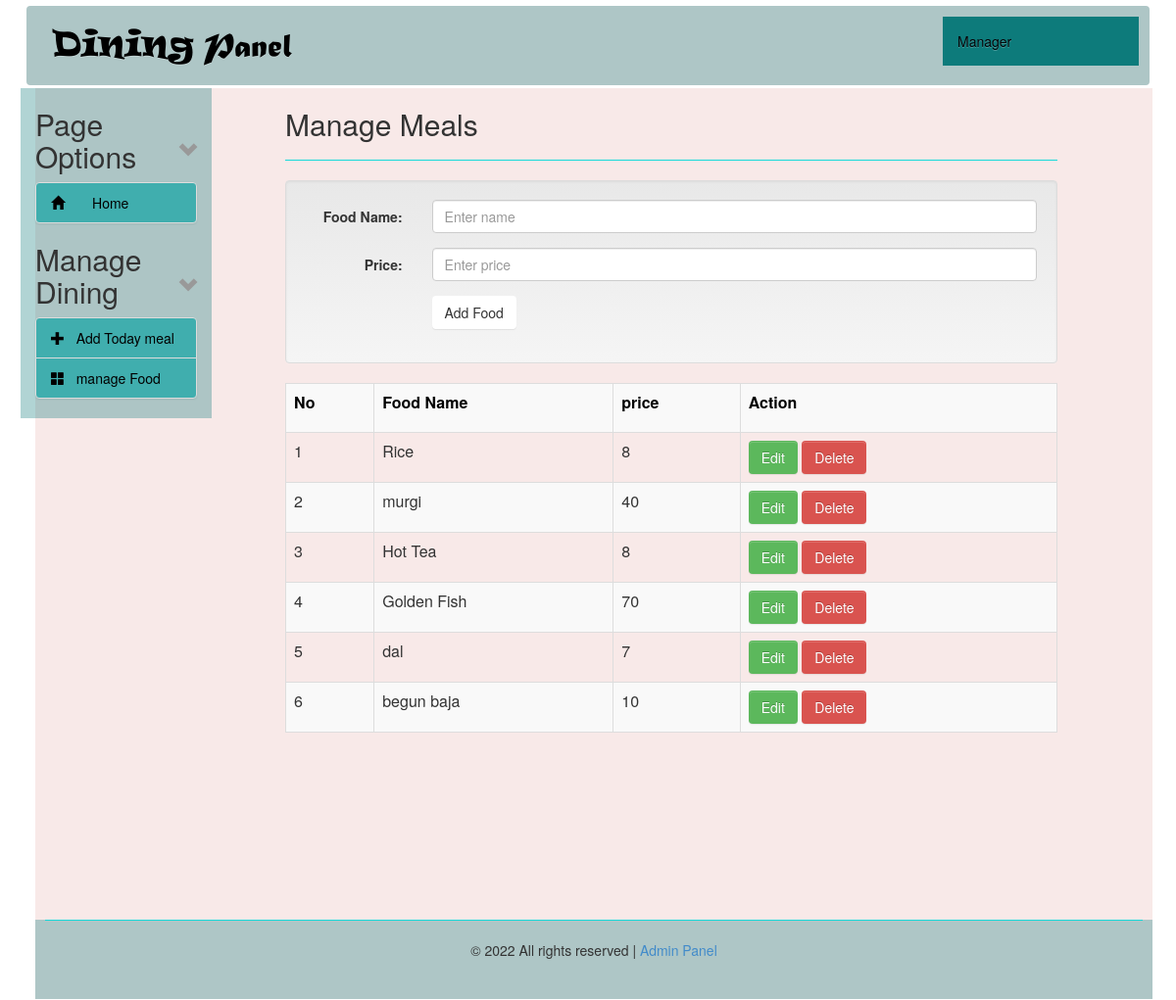
The page /dining/manage_foods.php (signed in) on the database its author committed.
### tables this page shows
CREATE TABLE `tbl_foods` (
  `id` int(11) NOT NULL,
  `name` varchar(250) NOT NULL,
  `price` int(10) NOT NULL
);

### dining/manage_foods.php (the view, shortened to what this page needs)
<?php
include '../config.php';
?>
<?php include("header.php"); ?>
<div class="col-sm-9 col-md-9 col-lg-9">
  <div id="content">
    <h2>Manage Meals</h2><hr />
    <div class="wrapper-manage-Room">
      <div class="well">
        <form class="form-horizontal" role="form" action="" method="post">
          <div class="form-group">
            <label class="control-label col-sm-2" for="name">Food Name:</label>
            <div class="col-sm-10">
              <input type="text" class="form-control" id="name" name="name" placeholder="Enter name">
            </div>
          </div>
          <div class="form-group">
            <label class="control-label col-sm-2" for="name">Price:</label>
            <div class="col-sm-10">
              <input type="number" class="form-control" id="size" name="price" placeholder="Enter price" value="10 Tk">
            </div>
          </div>
          <div class="form-group">
            <div class="col-sm-offset-2 col-sm-10">
              <button type="submit" name="form1" class="btn btn-default">Add Food</button>
            </div>
          </div>
        </form>
      </div>
      <table class="table table-responsive table-striped table-bordered">
        <tr id="mang-tbl-header">
          <th>No</th>
          <th>Food Name</th>
          <th>price</th>
          <th >Action</th>
        </tr>
        <?php
        $i = 0;
        $statement = $db->prepare("SELECT * FROM tbl_foods ORDER BY name DESC");
        $statement->execute();
        $result = $statement->fetchAll(PDO::FETCH_ASSOC);
        foreach ($result as $row) {
          $i++;
          ?>
          <tr>
            <td><?= $i; ?></td>
            <td><?= $row['name']; ?></td>
            <td><?= $row['price']; ?></td>
            <td><a class="btn btn-success" data-toggle="modal" href="#editModal<?= $i; ?>" > Edit </a>
              <a class="btn btn-danger" onclick='return confirmDeleteRoom();' href="manage_foods.php?id=<?= $row['id']; ?>">Delete
              </a>
            </td>
          </tr>
          <?php
        }
        ?>
      </table>
    </div>
  </div>
</div>
<?php include("footer.php"); ?>

### dining/style-admin.css (style rules this page uses)
#content { margin-left:60px; height: auto; }
th { text-align: center; }
#mang-tbl-header { color: #000; background: #0D7B7B; height: 50px; }
td, th { padding: 5px; text-align: left; }
.form-control { display: block; width: 100%; height: 34px; padding: 6px 12px; font-size: 14px; line-height: 1.42857143; color: #0D7B7B; background-color: #fff; background-image: none; border: 1px solid #ccc; border-radius: 4px; -webkit-box-shadow: inset 0 1px 1px rgba(0,0,0,.075); box-shadow: inset 0 1px 1px rgba(0,0,0,.075); -webkit-transition: border-color ease-in-out .15s,-webkit-box-shadow ease-in-out .15s; -o-transition: border-color ease-in-out .15s,box-shadow ease-in-out .15s; transition: border-color ease-in-out .15s,box-shadow ease-in-out .15s; }
label { display: inline-block; max-width: 100%; margin-bottom: 5px; font-weight: 700; }
.btn { display: inline-block; padding: 6px 12px; margin-bottom: 0; font-size: 14px; font-weight: 400; line-height: 1.42857143; text-align: center; white-space: nowrap; vertical-align: middle; -ms-touch-action: manipulation; touch-action: manipulation; cursor: pointer; -webkit-user-select: none; -moz-user-select: none; -ms-user-select: none; user-select: none; background-image: none; border: 1px solid transparent; border-radius: 4px; }
button, input, select, textarea { font-family: inherit; font-size: inherit; line-height: inherit; }
button, html input[type=button], input[type=reset], input[type=submit] { -webkit-appearance: button; cursor: pointer; }
button, select { text-transform: none; }
button { overflow: visible; }
button, input, optgroup, select, textarea { margin: 0; font: inherit; color: inherit; }
label { cursor: default; }
hr { margin-top: 20px; margin-bottom: 20px; border: 0; border-top: 1px solid #16DADA; }

### rows shown on the page
tbl_foods: name "Rice", price "8"
tbl_foods: name "murgi", price "40"
tbl_foods: name "Hot Tea", price "8"
tbl_foods: name "Golden Fish", price "70"
tbl_foods: name "dal", price "7"
tbl_foods: name "begun baja", price "10"
